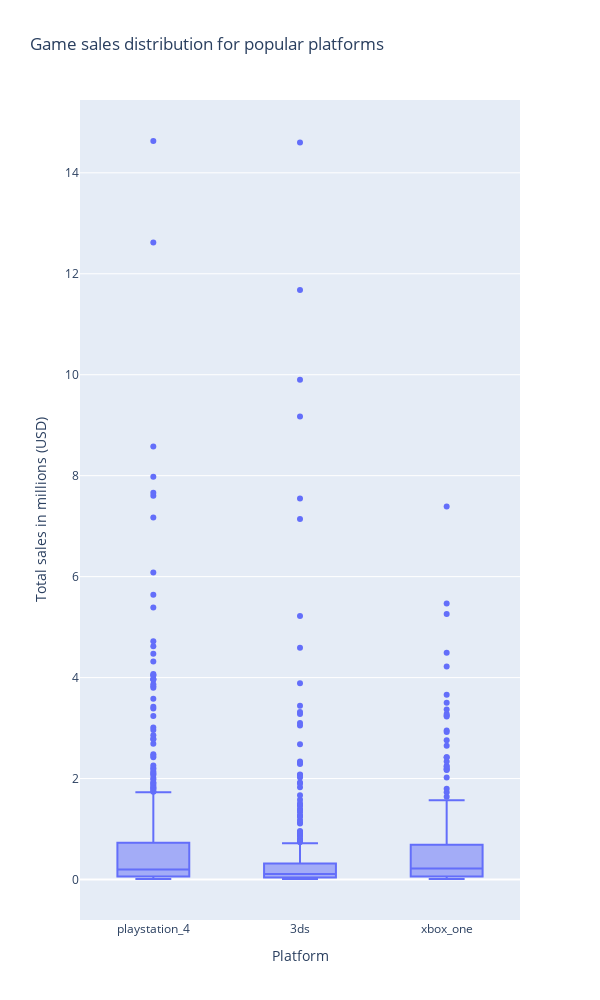

Notebook source saved alongside this figure:
### Markdown cell above
##### platform summary
sales leaders from 2012-2016 are:
1) playstation 4
2) playstation 3
3) xbox 360
4) 3ds
5) xbox one

shrinking in sales:
3ds
computer
playstation 3
playstation portable got discontinued
playstation vita 
xbox 360
wii
wii_u

increasing in sales:
xbox one
playstation 4
___
##### Popular platform boxplots
___

### Code cell
# select several profitable platforms and box plot game sales
# Build a box plot for the global sales of all games, broken down by platform

# filter for profitable platforms
prof_games = ['xbox_one', 'playstation_4', '3ds']
box_games = new_games[new_games['platform'].isin(prof_games)]

fig = px.box(box_games,
             x="platform",
             y="total_sales",
             title="Game sales distribution for popular platforms",
             width=600,
             height=1000,
             labels={'name': 'Name: ',
                     'total_sales': 'Global sales: '},
             )
fig.update_layout(
    xaxis_title="Platform",
    yaxis_title="Total sales in millions (USD)"
)

fig.show()

### Figure 1 — Plotly figure (JSON) as saved in the notebook; plotly's stock layout.template omitted (floating-point values rounded to 4 significant figures; data arrays with more than 128 entries replaced by an {"elided": "..."} marker saying what was removed)
{"data": [{"alignmentgroup": "True", "hovertemplate": "platform=%{x}<br>Global sales: =%{y}<extra></extra>", "legendgroup": "", "marker": {"color": "#636efa"}, "name": "", "notched": false, "offsetgroup": "", "orientation": "v", "showlegend": false, "type": "box", "x": {"elided": "1035 str values"}, "x0": " ", "xaxis": "x", "y": {"elided": "1035 float values"}, "y0": " ", "yaxis": "y"}], "layout": {"boxmode": "group", "height": 1000, "legend": {"tracegroupgap": 0}, "title": {"text": "Game sales distribution for popular platforms"}, "width": 600, "xaxis": {"anchor": "y", "domain": [0, 1], "title": {"text": "Platform"}}, "yaxis": {"anchor": "x", "domain": [0, 1], "title": {"text": "Total sales in millions (USD)"}}}}
